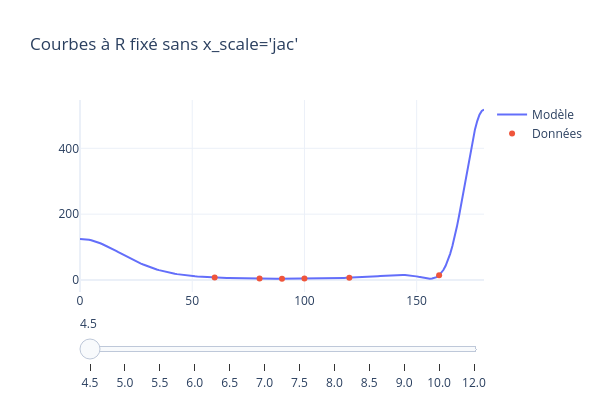
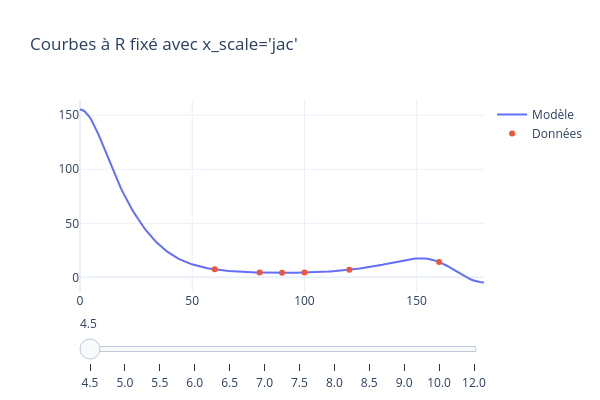

Here is the notebook cell these charts were saved with, in order:
### Code cell
R_vals = np.array([4.5,5.0,5.5,6.0,6.5,7.0,7.5,8.0,8.5,9.0,10.0,12.0])
x = np.linspace(0, 180, 180)
plot_interactif(V_opt, params_opt_ls, R_vals, x, He,
                fixed_col="R", x_col="Theta", y_col="Energy_mEh",
                title="Courbes à R fixé sans x_scale='jac'")
plot_interactif(V_opt, params_opt_ls_jac, R_vals, x, He,
                fixed_col="R", x_col="Theta", y_col="Energy_mEh",
                title="Courbes à R fixé avec x_scale='jac'")

### Figure 1 — Plotly figure (JSON) as saved in the notebook; plotly's stock layout.template omitted (floating-point values rounded to 4 significant figures; data arrays with more than 128 entries replaced by an {"elided": "..."} marker saying what was removed)
{"data": [{"mode": "lines", "name": "Modèle", "type": "scatter", "visible": true, "x": {"elided": "180 float values"}, "y": {"elided": "180 float values"}}, {"mode": "markers", "name": "Données", "type": "scatter", "visible": true, "x": [60.0, 80.0, 90.0, 100.0, 120.0, 160.0], "y": [7.383, 4.465, 4.203, 4.43, 6.967, 14.29]}, {"mode": "lines", "name": "Modèle", "type": "scatter", "visible": false, "x": {"elided": "180 float values"}, "y": {"elided": "180 float values"}}, {"mode": "markers", "name": "Données", "type": "scatter", "visible": false, "x": [40.0, 60.0, 80.0, 90.0, 100.0, 120.0, 140.0, 160.0], "y": [8.252, 2.526, 1.428, 1.324, 1.397, 2.325, 5.069, 9.469]}, {"mode": "lines", "name": "Modèle", "type": "scatter", "visible": false, "x": {"elided": "180 float values"}, "y": {"elided": "180 float values"}}, {"mode": "markers", "name": "Données", "type": "scatter", "visible": false, "x": [40.0, 60.0, 80.0, 90.0, 100.0, 120.0, 140.0, 160.0, 180.0], "y": [2.742, 0.7017, 0.3399, 0.3047, 0.3258, 0.6392, 1.61, 3.175, 4.05]}, {"mode": "lines", "name": "Modèle", "type": "scatter", "visible": false, "x": {"elided": "180 float values"}, "y": {"elided": "180 float values"}}, {"mode": "markers", "name": "Données", "type": "scatter", "visible": false, "x": [0.0, 20.0, 40.0, 60.0, 80.0, 90.0, 100.0, 120.0, 140.0, 160.0, 180.0], "y": [5.755, 3.244, 0.7234, 0.0843, -0.0088, -0.0176, -0.013, 0.0784, 0.3936, 0.9212, 1.218]}, {"mode": "lines", "name": "Modèle", "type": "scatter", "visible": false, "x": {"elided": "180 float values"}, "y": {"elided": "180 float values"}}, {"mode": "markers", "name": "Données", "type": "scatter", "visible": false, "x": [0.0, 20.0, 40.0, 60.0, 80.0, 90.0, 100.0, 120.0, 140.0, 160.0, 180.0], "y": [1.582, 0.8141, 0.0663, -0.0879, -0.0945, -0.0941, -0.0947, -0.0772, 0.0089, 0.1694, 0.2628]}, {"mode": "lines", "name": "Modèle", "type": "scatter", "visible": false, "x": {"elided": "180 float values"}, "y": {"elided": "180 float values"}}, {"mode": "markers", "name": "Données", "type": "scatter", "visible": false, "x": [0.0, 20.0, 40.0, 60.0, 80.0, 90.0, 100.0, 115.0, 120.0, 140.0, 160.0, 180.0], "y": [0.266, 0.0661, -0.1046, -0.1113, -0.0962, -0.0944, -0.0951, -0.0987, -0.0991, -0.0864, -0.0487, -0.0243]}, {"mode": "lines", "name": "Modèle", "type": "scatter", "visible": false, "x": {"elided": "180 float values"}, "y": {"elided": "180 float values"}}, {"mode": "markers", "name": "Données", "type": "scatter", "visible": false, "x": [0.0, 20.0, 40.0, 60.0, 80.0, 90.0, 100.0, 120.0, 140.0, 160.0, 180.0], "y": [-0.0831, -0.1149, -0.1207, -0.0935, -0.0771, -0.0747, -0.0758, -0.0839, -0.0912, -0.0903, -0.0873]}, {"mode": "lines", "name": "Modèle", "type": "scatter", "visible": false, "x": {"elided": "180 float values"}, "y": {"elided": "180 float values"}}, {"mode": "markers", "name": "Données", "type": "scatter", "visible": false, "x": [0.0, 20.0, 40.0, 60.0, 80.0, 90.0, 100.0, 120.0, 140.0, 160.0, 180.0], "y": [-0.1359, -0.1267, -0.0977, -0.0699, -0.0567, -0.0551, -0.0559, -0.0635, -0.0735, -0.0812, -0.0836]}, {"mode": "lines", "name": "Modèle", "type": "scatter", "visible": false, "x": {"elided": "180 float values"}, "y": {"elided": "180 float values"}}, {"mode": "markers", "name": "Données", "type": "scatter", "visible": false, "x": [0.0, 20.0, 40.0, 60.0, 80.0, 90.0, 100.0, 120.0, 140.0, 160.0, 180.0], "y": [-0.1144, -0.0997, -0.0712, -0.0502, -0.0408, -0.0396, -0.0402, -0.0458, -0.0546, -0.0624, -0.0655]}, {"mode": "lines", "name": "Modèle", "type": "scatter", "visible": false, "x": {"elided": "180 float values"}, "y": {"elided": "180 float values"}}, {"mode": "markers", "name": "Données", "type": "scatter", "visible": false, "x": [0.0, 20.0, 40.0, 60.0, 80.0, 90.0, 100.0, 120.0, 140.0, 160.0, 180.0], "y": [-0.0831, -0.0713, -0.0503, -0.0357, -0.0292, -0.0284, -0.0288, -0.0328, -0.0394, -0.0456, -0.0481]}, {"mode": "lines", "name": "Modèle", "type": "scatter", "visible": false, "x": {"elided": "180 float values"}, "y": {"elided": "180 float values"}}, {"mode": "markers", "name": "Données", "type": "scatter", "visible": false, "x": [0.0, 20.0, 40.0, 60.0, 80.0, 90.0, 100.0, 120.0, 140.0, 160.0, 180.0], "y": [-0.04, -0.0346, -0.0251, -0.0183, -0.0153, -0.0149, -0.0151, -0.0171, -0.0204, -0.0236, -0.0249]}, {"mode": "lines", "name": "Modèle", "type": "scatter", "visible": false, "x": {"elided": "180 float values"}, "y": {"elided": "180 float values"}}, {"mode": "markers", "name": "Données", "type": "scatter", "visible": false, "x": [0.0, 20.0, 40.0, 60.0, 80.0, 90.0, 100.0, 120.0, 140.0, 160.0, 180.0], "y": [-0.0108, -0.0097, -0.0075, -0.0057, -0.0049, -0.0047, -0.0048, -0.0053, -0.0062, -0.0071, -0.0074]}], "layout": {"height": 400, "sliders": [{"steps": [{"args": [{"visible": [true, true, false, false, false, false, false, false, false, false, false, false, false, false, false, false, false, false, false, false, false, false, false, false]}, {"title": "R = 4.5"}], "label": "4.5", "method": "update"}, {"args": [{"visible": [false, false, true, true, false, false, false, false, false, false, false, false, false, false, false, false, false, false, false, false, false, false, false, false]}, {"title": "R = 5.0"}], "label": "5.0", "method": "update"}, {"args": [{"visible": [false, false, false, false, true, true, false, false, false, false, false, false, false, false, false, false, false, false, false, false, false, false, false, false]}, {"title": "R = 5.5"}], "label": "5.5", "method": "update"}, {"args": [{"visible": [false, false, false, false, false, false, true, true, false, false, false, false, false, false, false, false, false, false, false, false, false, false, false, false]}, {"title": "R = 6.0"}], "label": "6.0", "method": "update"}, {"args": [{"visible": [false, false, false, false, false, false, false, false, true, true, false, false, false, false, false, false, false, false, false, false, false, false, false, false]}, {"title": "R = 6.5"}], "label": "6.5", "method": "update"}, {"args": [{"visible": [false, false, false, false, false, false, false, false, false, false, true, true, false, false, false, false, false, false, false, false, false, false, false, false]}, {"title": "R = 7.0"}], "label": "7.0", "method": "update"}, {"args": [{"visible": [false, false, false, false, false, false, false, false, false, false, false, false, true, true, false, false, false, false, false, false, false, false, false, false]}, {"title": "R = 7.5"}], "label": "7.5", "method": "update"}, {"args": [{"visible": [false, false, false, false, false, false, false, false, false, false, false, false, false, false, true, true, false, false, false, false, false, false, false, false]}, {"title": "R = 8.0"}], "label": "8.0", "method": "update"}, {"args": [{"visible": [false, false, false, false, false, false, false, false, false, false, false, false, false, false, false, false, true, true, false, false, false, false, false, false]}, {"title": "R = 8.5"}], "label": "8.5", "method": "update"}, {"args": [{"visible": [false, false, false, false, false, false, false, false, false, false, false, false, false, false, false, false, false, false, true, true, false, false, false, false]}, {"title": "R = 9.0"}], "label": "9.0", "method": "update"}, {"args": [{"visible": [false, false, false, false, false, false, false, false, false, false, false, false, false, false, false, false, false, false, false, false, true, true, false, false]}, {"title": "R = 10.0"}], "label": "10.0", "method": "update"}, {"args": [{"visible": [false, false, false, false, false, false, false, false, false, false, false, false, false, false, false, false, false, false, false, false, false, false, true, true]}, {"title": "R = 12.0"}], "label": "12.0", "method": "update"}]}], "title": {"text": "Courbes à R fixé sans x_scale='jac'"}, "uirevision": true, "width": 600}}

### Figure 2 — Plotly figure (JSON) as saved in the notebook; plotly's stock layout.template omitted (floating-point values rounded to 4 significant figures; data arrays with more than 128 entries replaced by an {"elided": "..."} marker saying what was removed)
{"data": [{"mode": "lines", "name": "Modèle", "type": "scatter", "visible": true, "x": {"elided": "180 float values"}, "y": {"elided": "180 float values"}}, {"mode": "markers", "name": "Données", "type": "scatter", "visible": true, "x": [60.0, 80.0, 90.0, 100.0, 120.0, 160.0], "y": [7.383, 4.465, 4.203, 4.43, 6.967, 14.29]}, {"mode": "lines", "name": "Modèle", "type": "scatter", "visible": false, "x": {"elided": "180 float values"}, "y": {"elided": "180 float values"}}, {"mode": "markers", "name": "Données", "type": "scatter", "visible": false, "x": [40.0, 60.0, 80.0, 90.0, 100.0, 120.0, 140.0, 160.0], "y": [8.252, 2.526, 1.428, 1.324, 1.397, 2.325, 5.069, 9.469]}, {"mode": "lines", "name": "Modèle", "type": "scatter", "visible": false, "x": {"elided": "180 float values"}, "y": {"elided": "180 float values"}}, {"mode": "markers", "name": "Données", "type": "scatter", "visible": false, "x": [40.0, 60.0, 80.0, 90.0, 100.0, 120.0, 140.0, 160.0, 180.0], "y": [2.742, 0.7017, 0.3399, 0.3047, 0.3258, 0.6392, 1.61, 3.175, 4.05]}, {"mode": "lines", "name": "Modèle", "type": "scatter", "visible": false, "x": {"elided": "180 float values"}, "y": {"elided": "180 float values"}}, {"mode": "markers", "name": "Données", "type": "scatter", "visible": false, "x": [0.0, 20.0, 40.0, 60.0, 80.0, 90.0, 100.0, 120.0, 140.0, 160.0, 180.0], "y": [5.755, 3.244, 0.7234, 0.0843, -0.0088, -0.0176, -0.013, 0.0784, 0.3936, 0.9212, 1.218]}, {"mode": "lines", "name": "Modèle", "type": "scatter", "visible": false, "x": {"elided": "180 float values"}, "y": {"elided": "180 float values"}}, {"mode": "markers", "name": "Données", "type": "scatter", "visible": false, "x": [0.0, 20.0, 40.0, 60.0, 80.0, 90.0, 100.0, 120.0, 140.0, 160.0, 180.0], "y": [1.582, 0.8141, 0.0663, -0.0879, -0.0945, -0.0941, -0.0947, -0.0772, 0.0089, 0.1694, 0.2628]}, {"mode": "lines", "name": "Modèle", "type": "scatter", "visible": false, "x": {"elided": "180 float values"}, "y": {"elided": "180 float values"}}, {"mode": "markers", "name": "Données", "type": "scatter", "visible": false, "x": [0.0, 20.0, 40.0, 60.0, 80.0, 90.0, 100.0, 115.0, 120.0, 140.0, 160.0, 180.0], "y": [0.266, 0.0661, -0.1046, -0.1113, -0.0962, -0.0944, -0.0951, -0.0987, -0.0991, -0.0864, -0.0487, -0.0243]}, {"mode": "lines", "name": "Modèle", "type": "scatter", "visible": false, "x": {"elided": "180 float values"}, "y": {"elided": "180 float values"}}, {"mode": "markers", "name": "Données", "type": "scatter", "visible": false, "x": [0.0, 20.0, 40.0, 60.0, 80.0, 90.0, 100.0, 120.0, 140.0, 160.0, 180.0], "y": [-0.0831, -0.1149, -0.1207, -0.0935, -0.0771, -0.0747, -0.0758, -0.0839, -0.0912, -0.0903, -0.0873]}, {"mode": "lines", "name": "Modèle", "type": "scatter", "visible": false, "x": {"elided": "180 float values"}, "y": {"elided": "180 float values"}}, {"mode": "markers", "name": "Données", "type": "scatter", "visible": false, "x": [0.0, 20.0, 40.0, 60.0, 80.0, 90.0, 100.0, 120.0, 140.0, 160.0, 180.0], "y": [-0.1359, -0.1267, -0.0977, -0.0699, -0.0567, -0.0551, -0.0559, -0.0635, -0.0735, -0.0812, -0.0836]}, {"mode": "lines", "name": "Modèle", "type": "scatter", "visible": false, "x": {"elided": "180 float values"}, "y": {"elided": "180 float values"}}, {"mode": "markers", "name": "Données", "type": "scatter", "visible": false, "x": [0.0, 20.0, 40.0, 60.0, 80.0, 90.0, 100.0, 120.0, 140.0, 160.0, 180.0], "y": [-0.1144, -0.0997, -0.0712, -0.0502, -0.0408, -0.0396, -0.0402, -0.0458, -0.0546, -0.0624, -0.0655]}, {"mode": "lines", "name": "Modèle", "type": "scatter", "visible": false, "x": {"elided": "180 float values"}, "y": {"elided": "180 float values"}}, {"mode": "markers", "name": "Données", "type": "scatter", "visible": false, "x": [0.0, 20.0, 40.0, 60.0, 80.0, 90.0, 100.0, 120.0, 140.0, 160.0, 180.0], "y": [-0.0831, -0.0713, -0.0503, -0.0357, -0.0292, -0.0284, -0.0288, -0.0328, -0.0394, -0.0456, -0.0481]}, {"mode": "lines", "name": "Modèle", "type": "scatter", "visible": false, "x": {"elided": "180 float values"}, "y": {"elided": "180 float values"}}, {"mode": "markers", "name": "Données", "type": "scatter", "visible": false, "x": [0.0, 20.0, 40.0, 60.0, 80.0, 90.0, 100.0, 120.0, 140.0, 160.0, 180.0], "y": [-0.04, -0.0346, -0.0251, -0.0183, -0.0153, -0.0149, -0.0151, -0.0171, -0.0204, -0.0236, -0.0249]}, {"mode": "lines", "name": "Modèle", "type": "scatter", "visible": false, "x": {"elided": "180 float values"}, "y": {"elided": "180 float values"}}, {"mode": "markers", "name": "Données", "type": "scatter", "visible": false, "x": [0.0, 20.0, 40.0, 60.0, 80.0, 90.0, 100.0, 120.0, 140.0, 160.0, 180.0], "y": [-0.0108, -0.0097, -0.0075, -0.0057, -0.0049, -0.0047, -0.0048, -0.0053, -0.0062, -0.0071, -0.0074]}], "layout": {"height": 400, "sliders": [{"steps": [{"args": [{"visible": [true, true, false, false, false, false, false, false, false, false, false, false, false, false, false, false, false, false, false, false, false, false, false, false]}, {"title": "R = 4.5"}], "label": "4.5", "method": "update"}, {"args": [{"visible": [false, false, true, true, false, false, false, false, false, false, false, false, false, false, false, false, false, false, false, false, false, false, false, false]}, {"title": "R = 5.0"}], "label": "5.0", "method": "update"}, {"args": [{"visible": [false, false, false, false, true, true, false, false, false, false, false, false, false, false, false, false, false, false, false, false, false, false, false, false]}, {"title": "R = 5.5"}], "label": "5.5", "method": "update"}, {"args": [{"visible": [false, false, false, false, false, false, true, true, false, false, false, false, false, false, false, false, false, false, false, false, false, false, false, false]}, {"title": "R = 6.0"}], "label": "6.0", "method": "update"}, {"args": [{"visible": [false, false, false, false, false, false, false, false, true, true, false, false, false, false, false, false, false, false, false, false, false, false, false, false]}, {"title": "R = 6.5"}], "label": "6.5", "method": "update"}, {"args": [{"visible": [false, false, false, false, false, false, false, false, false, false, true, true, false, false, false, false, false, false, false, false, false, false, false, false]}, {"title": "R = 7.0"}], "label": "7.0", "method": "update"}, {"args": [{"visible": [false, false, false, false, false, false, false, false, false, false, false, false, true, true, false, false, false, false, false, false, false, false, false, false]}, {"title": "R = 7.5"}], "label": "7.5", "method": "update"}, {"args": [{"visible": [false, false, false, false, false, false, false, false, false, false, false, false, false, false, true, true, false, false, false, false, false, false, false, false]}, {"title": "R = 8.0"}], "label": "8.0", "method": "update"}, {"args": [{"visible": [false, false, false, false, false, false, false, false, false, false, false, false, false, false, false, false, true, true, false, false, false, false, false, false]}, {"title": "R = 8.5"}], "label": "8.5", "method": "update"}, {"args": [{"visible": [false, false, false, false, false, false, false, false, false, false, false, false, false, false, false, false, false, false, true, true, false, false, false, false]}, {"title": "R = 9.0"}], "label": "9.0", "method": "update"}, {"args": [{"visible": [false, false, false, false, false, false, false, false, false, false, false, false, false, false, false, false, false, false, false, false, true, true, false, false]}, {"title": "R = 10.0"}], "label": "10.0", "method": "update"}, {"args": [{"visible": [false, false, false, false, false, false, false, false, false, false, false, false, false, false, false, false, false, false, false, false, false, false, true, true]}, {"title": "R = 12.0"}], "label": "12.0", "method": "update"}]}], "title": {"text": "Courbes à R fixé avec x_scale='jac'"}, "uirevision": true, "width": 600}}
